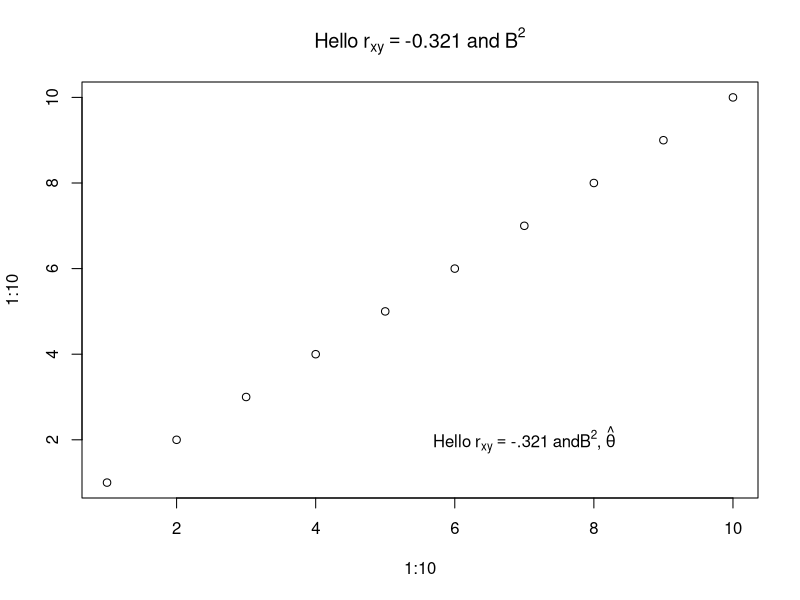
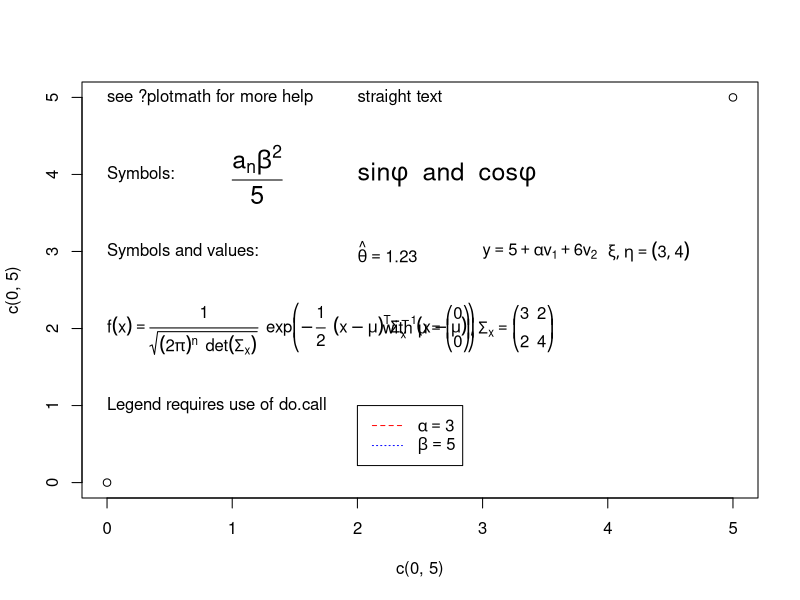

Source code (R) for these figures, in order:
#---------------------------------------------------------
# File:   MIT18_05S22_mathtext.r
# Author: Jeremy Orloff
# Adding math symbols to plots

# MIT OpenCourseWare: https://ocw.mit.edu
# 18.05 Introduction to Probability and Statistics
# Spring 2022
# For information about citing these materials or our Terms of Use, visit:
# https://ocw.mit.edu/terms}.
#
#---------------------------------------------------------

# Tutorial:
# Look at ?mathplot for more help

show_ex1 = TRUE
show_ex2 = TRUE

#---------------------------------------------------------
if (show_ex1) {
  # Using bquote
  # Rules:
  # Strings – Require quotes wrapped w/ tilde separator (e.g., "my text"  ~).
  # Math Expressions – Unquoted & follow ?plotmath
  #   r[x] --x is a subscript
  #   r^x -- x is a superscript
  # Numbers – Unquoted when part of math notation
  # Variables – Use .() (pass in string or numeric), i.e. .(x) means use the value of x. Note, .(x) places a leading 0 or -0 where needed in front of the decimal point
  # ~ separates items and prints to a space
  # * separates items and doesn't include a space
  
  cor <- -.321
  cor2 <- '-.321'
  
  plot(1:10, 1:10, main = bquote("Hello" ~ r[xy] == .(cor) ~ "and" ~ B^2))
  text(7,2, bquote("Hel" * "lo" ~ r[xy] == .(cor2) ~ "and" * B^2*","~hat(theta)))
}

if (show_ex2) {
  #make a plot
  plot(c(0,5), c(0,5))

  #straight text
  y=5
  text(0, y, adj=0, "see ?plotmath for more help") 
  text(2, y, adj=0, "straight text")

  #symbols
  y = 4
  text(0, y, adj=0, "Symbols:")
  # expression returns an unevaluated S expression
  text(1, y, adj=0, expression(over(a[n]*beta^2, 5)), cex=1.5)
  text(2, y, adj=0, cex=1.5, expression(paste(plain(sin) * phi, "  and  ", plain(cos) * phi)))

  #mix symbols and text
  ## note that both of these use calls rather than expressions.
  y = 3
  text(0, y, adj=0, "Symbols and values:")
  theta = 1.23
  text(2, y, adj=0, bquote(hat(theta) == .(theta))) #inside bquote, .(x) means print the value of x
  #substitute substitutes values (this subs for a, b not y,alpha
  text(3, y,adj=0, substitute(y==a +alpha*v[1] + b*v[2], list(a=5,b=6)))
  i = 3
  text(4, y, adj=0, substitute(list(xi,eta) == group("(",list(x,y),")"), list(x=i, y=i+1)))
  
  y=2
  param.list=list(mu1 = 0, mu2 = 0, s1 = 3, s2 = 2, s3 = 2, s4 = 4)
  ## typeset density of 2-var. normal dist.
  ex = expression(f(x) == frac(1, sqrt((2 * pi)^n ~~ det(Sigma[x]))) ~~ exp * bgroup("(",-frac(1, 2) ~~ (x - mu)^T * Sigma[x]^-1 *(x - mu), ")"))
  text(0, y, adj = 0, labels = ex)
  #To use two == need to use lists
  ex = substitute(list("with " * mu == bgroup("(",atop(mu1,mu2), ")"),
                       Sigma[x] == bgroup("(", atop(s1 ~~ s3, s2 ~~ s4), ")")),
                  param.list)
  text(2.2, y, adj=0, labels = ex)
  
  
  #legends
  y = 1
  text(0, y, adj=0, "Legend requires use of do.call")
  a = 3; b = 5
  legend1 <- substitute(alpha == a, list(a = a))
  legend2 <- substitute(beta == b, list(b = b))
  lty = c("dashed","dotted")
  col = c("red","blue")
  legend(2, y, adj=0, do.call("expression", list(legend1, legend2)), lty=lty,col=col)
}
